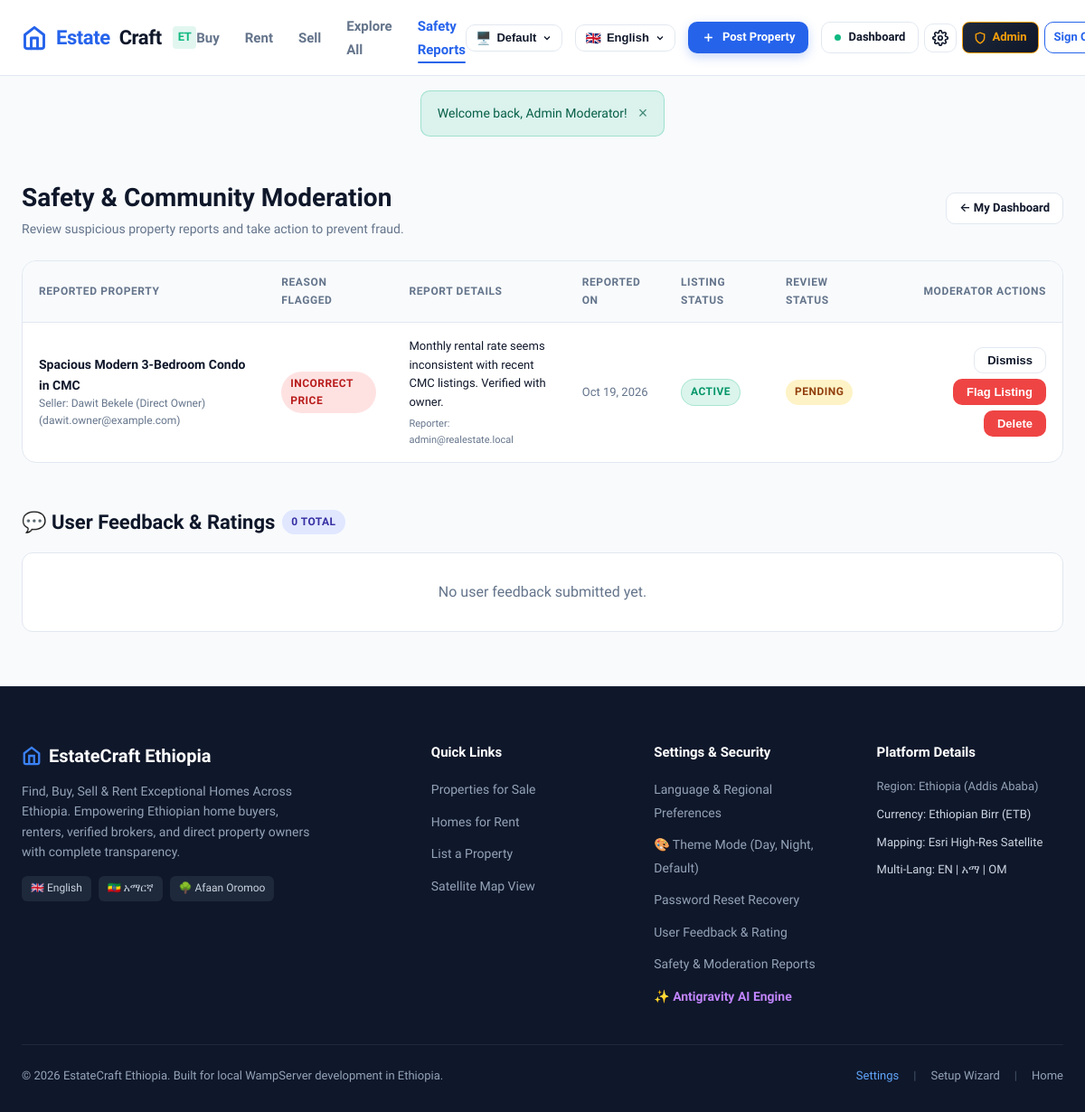
Page /user/reports.php (signed in) on the committed database.
### tables this page shows
CREATE TABLE IF NOT EXISTS `listing_reports` (
  `id` INT UNSIGNED AUTO_INCREMENT PRIMARY KEY,
  `property_id` INT UNSIGNED NOT NULL,
  `reporter_user_id` INT UNSIGNED NULL COMMENT 'Null if anonymous reporter',
  `reporter_email` VARCHAR(150) NULL,
  `reason` ENUM('fraud_scam', 'incorrect_price', 'wrong_location', 'duplicate', 'offensive_content', 'other') NOT NULL,
  `details` TEXT NULL,
  `status` ENUM('pending', 'reviewed', 'dismissed', 'action_taken') DEFAULT 'pending',
  `moderator_notes` TEXT NULL,
  `created_at` TIMESTAMP DEFAULT CURRENT_TIMESTAMP,
  CONSTRAINT `fk_reports_property` FOREIGN KEY (`property_id`) REFERENCES `properties` (`id`) ON DELETE CASCADE,
  CONSTRAINT `fk_reports_user` FOREIGN KEY (`reporter_user_id`) REFERENCES `users` (`id`) ON DELETE SET NULL
);

CREATE TABLE IF NOT EXISTS `properties` (
  `id` INT UNSIGNED AUTO_INCREMENT PRIMARY KEY,
  `user_id` INT UNSIGNED NOT NULL,
  `title` VARCHAR(200) NOT NULL,
  `slug` VARCHAR(220) NULL,
  `description` TEXT NOT NULL,
  `purpose` ENUM('sale', 'rent') NOT NULL DEFAULT 'sale',
  `property_type` ENUM('house', 'apartment', 'villa', 'condo', 'townhouse', 'commercial', 'land') NOT NULL DEFAULT 'house',
  `price` DECIMAL(14, 2) NOT NULL,
  `price_frequency` ENUM('total', 'monthly', 'yearly') NOT NULL DEFAULT 'total',
  `bedrooms` TINYINT UNSIGNED NOT NULL DEFAULT 1,
  `bathrooms` TINYINT UNSIGNED NOT NULL DEFAULT 1,
  `area_sqft` INT UNSIGNED NOT NULL DEFAULT 0,
  `address` VARCHAR(255) NOT NULL,
  `city` VARCHAR(100) NOT NULL DEFAULT 'Addis Ababa',
  `state` VARCHAR(100) NULL DEFAULT 'Addis Ababa',
  `postal_code` VARCHAR(20) NULL,
  `country` VARCHAR(100) DEFAULT 'Ethiopia',
  `latitude` DECIMAL(10, 8) NOT NULL DEFAULT 9.01079300,
  `longitude` DECIMAL(11, 8) NOT NULL DEFAULT 38.76125200,
  `status` ENUM('active', 'pending_review', 'sold', 'rented', 'flagged') NOT NULL DEFAULT 'active',
  `featured` TINYINT(1) DEFAULT 0,
  `contact_name` VARCHAR(100) NOT NULL,
  `contact_phone` VARCHAR(30) NOT NULL,
  `contact_email` VARCHAR(150) NOT NULL,
  `has_broker` TINYINT(1) DEFAULT 0,
  `broker_fee_display` VARCHAR(200) NULL,
  `views_count` INT UNSIGNED DEFAULT 0,
  `created_at` TIMESTAMP DEFAULT CURRENT_TIMESTAMP,
  `updated_at` TIMESTAMP DEFAULT CURRENT_TIMESTAMP ON UPDATE CURRENT_TIMESTAMP,
  CONSTRAINT `fk_properties_user` FOREIGN KEY (`user_id`) REFERENCES `users` (`id`) ON DELETE CASCADE
);

CREATE TABLE IF NOT EXISTS `users` (
  `id` INT UNSIGNED AUTO_INCREMENT PRIMARY KEY,
  `full_name` VARCHAR(100) NOT NULL,
  `email` VARCHAR(150) NOT NULL UNIQUE,
  `password_hash` VARCHAR(255) NULL COMMENT 'Null if registered via Google OAuth before setting password',
  `phone` VARCHAR(30) NULL,
  `phone_verified` TINYINT(1) DEFAULT 0,
  `otp_code` VARCHAR(10) NULL,
  `otp_expires_at` DATETIME NULL,
  `role` ENUM('user', 'broker', 'admin') NOT NULL DEFAULT 'user',
  `google_id` VARCHAR(100) NULL UNIQUE,
  `avatar` VARCHAR(255) NULL,
  `bio` TEXT NULL,
   
  `broker_agency` VARCHAR(150) NULL,
  `broker_license_no` VARCHAR(100) NULL,
  `broker_fee_percentage` DECIMAL(5,2) NULL DEFAULT 2.00 COMMENT 'Percentage commission for sales',
  `broker_fixed_fee` DECIMAL(10,2) NULL DEFAULT 0.00 COMMENT 'Fixed fee or rental placement fee',
  `broker_fee_notes` VARCHAR(255) NULL DEFAULT 'Standard 2% commission upon closing. No hidden upfront fees.',
  `preferred_language` VARCHAR(10) DEFAULT 'en',
  `theme_mode` VARCHAR(30) DEFAULT 'default' COMMENT 'light, dark, or default (system)',
  `ai_smart_alerts` TINYINT(1) DEFAULT 1,
  `ai_search_query` VARCHAR(255) NULL,
   
  `national_id_number` VARCHAR(100) NULL,
  `national_id_type` VARCHAR(50) DEFAULT 'fayda_national_id',
  `national_id_document` VARCHAR(255) NULL,
  `national_id_status` ENUM('unverified', 'pending', 'verified', 'rejected') NOT NULL DEFAULT 'unverified',
  `national_id_submitted_at` DATETIME NULL,
  `national_id_verified_at` DATETIME NULL,
  `national_id_rejection_reason` VARCHAR(255) NULL,
  `created_at` TIMESTAMP DEFAULT CURRENT_TIMESTAMP,
  `updated_at` TIMESTAMP DEFAULT CURRENT_TIMESTAMP ON UPDATE CURRENT_TIMESTAMP
);

### user/reports.php (the view, shortened to what this page needs)
<?php
$pdo = getDB();
$stmt = $pdo->query("
    SELECT
        r.*,
        p.title as property_title,
        p.price as property_price,
        p.status as property_status,
        p.city as property_city,
        u.full_name as seller_name,
        u.email as seller_email
    FROM listing_reports r
    LEFT JOIN properties p ON r.property_id = p.id
    LEFT JOIN users u ON p.user_id = u.id
    ORDER BY r.status = 'pending' DESC, r.created_at DESC
");
$reports = $stmt->fetchAll();
$stmtFeedback = $pdo->query("SELECT * FROM user_feedback ORDER BY created_at DESC");
$allFeedback = $stmtFeedback->fetchAll();
require_once __DIR__ . '/../includes/header.php';
?>
<div class="dashboard-container">
    <div style="display: flex; justify-content: space-between; align-items: center; margin-bottom: 24px;">
        <div>
            <h1 style="font-size: 28px; font-weight: 800; color: var(--secondary);">Safety & Community Moderation</h1>
            <p style="color: var(--text-muted); font-size: 14px;">Review suspicious property reports and take action to prevent fraud.</p>
        </div>
        <a href="<?= BASE_URL ?>/user/dashboard.php" class="btn btn-secondary btn-sm">&larr; My Dashboard</a>
    </div>
    <?php if (empty($reports)): ?>
        <div style="background: #ffffff; border: 1px solid var(--border-color); border-radius: var(--radius-lg); padding: 50px 20px; text-align: center;">
            <svg width="44" height="44" viewBox="0 0 24 24" fill="none" stroke="#10b981" stroke-width="2" style="margin: 0 auto 12px;"><path d="M22 11.08V12a10 10 0 1 1-5.93-9.14"></path><polyline points="22 4 12 14.01 9 11.01"></polyline></svg>
            <h3 style="font-size: 18px; font-weight: 700; color: var(--secondary); margin-bottom: 6px;">Zero Pending Reports!</h3>
            <p style="color: var(--text-muted); font-size: 14px;">All property listings meet community standards.</p>
        </div>
    <?php else: ?>
        <div class="table-responsive">
            <table class="data-table">
                <thead>
                    <tr>
                        <th>Reported Property</th>
                        <th>Reason Flagged</th>
                        <th>Report Details</th>
                        <th>Reported On</th>
                        <th>Listing Status</th>
                        <th>Review Status</th>
                        <th style="text-align: right;">Moderator Actions</th>
                    </tr>
                </thead>
                <tbody>
                    <?php foreach ($reports as $r): ?>
                        <tr>
                            <td>
                                <?php if ($r['property_title']): ?>
                                    <a href="<?= BASE_URL ?>/properties/details.php?id=<?= $r['property_id'] ?>" target="_blank" style="font-weight: 700; color: var(--secondary);">
                                        <?= htmlspecialchars($r['property_title']) ?>
                                    </a>
                                    <div style="font-size: 12px; color: var(--text-muted);">
                                        Seller: <?= htmlspecialchars($r['seller_name'] ?? 'Unknown') ?> (<?= htmlspecialchars($r['seller_email'] ?? '') ?>)
                                    </div>
                                <?php else: ?>
                                    <span style="color: #94a3b8; font-style: italic;">[Listing Deleted]</span>
                                <?php endif; ?>
                            </td>
                            <td>
                                <span class="badge" style="background:#fee2e2; color:#b91c1c;">
                                    <?= htmlspecialchars(str_replace('_', ' ', strtoupper($r['reason']))) ?>
                                </span>
                            </td>
                            <td style="font-size: 13px; max-width: 250px;">
                                <?= htmlspecialchars($r['details'] ?: 'No additional comments provided') ?>
                                <?php if ($r['reporter_email']): ?>
                                    <div style="font-size: 11px; color: #64748b; margin-top: 4px;">Reporter: <?= htmlspecialchars($r['reporter_email']) ?></div>
                                <?php endif; ?>
                            </td>
                            <td style="font-size: 13px; color: var(--text-muted);">
                                <?= date('M d, Y', strtotime($r['created_at'])) ?>
                            </td>
                            <td>
                                <?php if ($r['property_status'] === 'flagged'): ?>
                                    <span class="badge badge-unverified">Flagged / Hidden</span>
                                <?php elseif ($r['property_status'] === 'active'): ?>
                                    <span class="badge badge-verified">Active</span>
                                <?php else: ?>
                                    <span class="badge" style="background:#e2e8f0; color:#475569;"><?= ucfirst($r['property_status'] ?? 'N/A') ?></span>
                                <?php endif; ?>
                            </td>
                            <td>
                                <?php if ($r['status'] === 'pending'): ?>
                                    <span class="badge" style="background:#fef3c7; color:#92400e;">Pending</span>
                                <?php else: ?>
                                    <span class="badge" style="background:#e2e8f0; color:#475569;"><?= ucfirst($r['status']) ?></span>
                                <?php endif; ?>
                            </td>
                            <td style="text-align: right;">
                                <div style="display: inline-flex; gap: 6px; flex-wrap: wrap; justify-content: flex-end;">
                                    <?php if ($r['status'] === 'pending'): ?>
                                        <form method="POST" style="display:inline;">
                                            <button type="submit" class="btn btn-secondary btn-sm" title="Dismiss this report">Dismiss</button>
                                        </form>
                                    <?php endif; ?>
                                    <?php if ($r['property_title'] && $r['property_status'] === 'active'): ?>
                                        <form method="POST" style="display:inline;">
                                            <button type="submit" class="btn btn-danger btn-sm" title="Take down listing">Flag Listing</button>
                                        </form>
                                    <?php endif; ?>
                                    <?php if ($r['property_title']): ?>
                                        <form method="POST" style="display:inline;" onsubmit="return confirm('Permanently delete this property?');">
                                            <button type="submit" class="btn btn-danger btn-sm">Delete</button>
                                        </form>
                                    <?php endif; ?>
                                </div>
                            </td>
                        </tr>
                    <?php endforeach; ?>
                </tbody>
            </table>
        </div>
    <?php endif; ?>
    <div style="margin-top: 48px;">
        <h2 style="font-size: 22px; font-weight: 800; color: var(--secondary); margin-bottom: 16px; display: flex; align-items: center; gap: 8px;">
            <span>💬 User Feedback & Ratings</span>
            <span class="badge" style="background:#e0e7ff; color:#3730a3; font-size:12px;"><?= count($allFeedback) ?> Total</span>
        </h2>
        <?php if (empty($allFeedback)): ?>
            <div style="background: #ffffff; border: 1px solid var(--border-color); border-radius: 12px; padding: 30px; text-align: center; color: var(--text-muted);">
                No user feedback submitted yet.
            </div>
        <?php endif; ?>
    </div>
</div>
<?php require_once __DIR__ . '/../includes/footer.php'; ?>

### assets/css/style.css (style rules this page uses)
:root { --primary: #2563eb; --primary-hover: #1d4ed8; --primary-light: rgba(37, 99, 235, 0.1); --primary-gradient: linear-gradient(135deg, #2563eb 0%, #1e40af 100%); --secondary: #0f172a; --accent: #f59e0b; --accent-light: rgba(245, 158, 11, 0.12); --success: #10b981; --success-light: rgba(16, 185, 129, 0.12); --danger: #ef4444; --danger-light: rgba(239, 68, 68, 0.12); --warning: #f59e0b; --bg-main: #f8fafc; --bg-card: #ffffff; --bg-dark: #0f172a; --bg-dark-card: #1e293b; --text-main: #0f172a; --text-muted: #64748b; --text-light: #94a3b8; --border-color: #e2e8f0; --border-dark: #334155; --shadow-sm: 0 1px 2px 0 rgba(0, 0, 0, 0.05); --shadow-md: 0 4px 6px -1px rgba(0, 0, 0, 0.1), 0 2px 4px -2px rgba(0, 0, 0, 0.06); --shadow-lg: 0 10px 15px -3px rgba(0, 0, 0, 0.1), 0 4px 6px -4px rgba(0, 0, 0, 0.05); --shadow-xl: 0 20px 25px -5px rgba(0, 0, 0, 0.1), 0 8px 10px -6px rgba(0, 0, 0, 0.05); --shadow-hover: 0 25px 30px -10px rgba(37, 99, 235, 0.15); --radius-sm: 6px; --radius-md: 10px; --radius-lg: 16px; --radius-xl: 24px; --radius-full: 9999px; --transition-fast: 0.15s ease; --transition-normal: 0.25s ease; }
* { box-sizing: border-box; margin: 0; padding: 0; }
body { font-family: 'Plus Jakarta Sans', -apple-system, BlinkMacSystemFont, 'Segoe UI', Roboto, sans-serif; background-color: var(--bg-main); color: var(--text-main); line-height: 1.6; -webkit-font-smoothing: antialiased; min-height: 100vh; display: flex; flex-direction: column; }
a { color: var(--primary); text-decoration: none; transition: color var(--transition-fast); }
.btn { display: inline-flex; align-items: center; justify-content: center; gap: 8px; font-weight: 600; font-size: 14px; padding: 10px 20px; border-radius: var(--radius-md); cursor: pointer; border: 1px solid transparent; transition: all var(--transition-fast); white-space: nowrap; }
.btn-sm { padding: 6px 14px; font-size: 13px; }
.btn-secondary { background: #ffffff; color: var(--text-main); border-color: var(--border-color); }
.btn-danger { background: var(--danger); color: #ffffff !important; }
.badge { display: inline-flex; align-items: center; gap: 4px; font-size: 12px; font-weight: 700; text-transform: uppercase; letter-spacing: 0.04em; padding: 4px 10px; border-radius: var(--radius-full); }
.badge-verified { background: rgba(16, 185, 129, 0.15); color: #059669; border: 1px solid rgba(16, 185, 129, 0.25); }
.dashboard-container { max-width: 1280px; margin: 30px auto 60px; padding: 0 24px; }
.table-responsive { width: 100%; overflow-x: auto; background: #ffffff; border: 1px solid var(--border-color); border-radius: var(--radius-lg); }
.data-table { width: 100%; border-collapse: collapse; text-align: left; font-size: 14px; }
.data-table th { background: #f8fafc; padding: 14px 18px; font-weight: 700; color: var(--text-muted); border-bottom: 1px solid var(--border-color); text-transform: uppercase; font-size: 12px; letter-spacing: 0.05em; }
.data-table td { padding: 16px 18px; border-bottom: 1px solid var(--border-color); color: var(--secondary); }
.data-table tr:last-child td { border-bottom: none; }
:root { --theme-transition: background-color 0.25s ease, color 0.25s ease, border-color 0.25s ease; }
body { transition: var(--theme-transition); }

### rows in the picture
listing_reports: property.title "Spacious Modern 3-Bedroom Condo in CMC", users.full_name "Dawit Bekele (Direct Owner)", users.email "dawit.owner@example.com", reason "INCORRECT PRICE", details "Monthly rental rate seems inconsistent with recent CMC listings. Verified with owner.", reporter_email "admin@realestate.local", created_at "Oct 19, 2026", status "PENDING"

### other values in the picture
__('nav_buy', 'Buy') "Buy"
__('nav_rent', 'Rent') "Rent"
__('nav_sell', 'Sell') "Sell"
__('nav_explore', 'Explore All') "Explore All"
__('nav_safety_reports', 'Safety Reports') "Safety Reports"
$availableLangs[$currentLang]['flag'] "🇬🇧"
$availableLangs[$currentLang]['native'] "English"
__('nav_post_property', 'Post Property') "Post Property"
__('nav_dashboard', 'Dashboard') "Dashboard"
__('nav_signout', 'Sign Out') "Sign…"
$_SESSION['flash_success'] "Welcome back, Admin Moderator!"
count($allFeedback) "0"
SITE_NAME "EstateCraft Ethiopia"
SITE_TAGLINE "Find, Buy, Sell & Rent Exceptional Homes Across Ethiopia"
